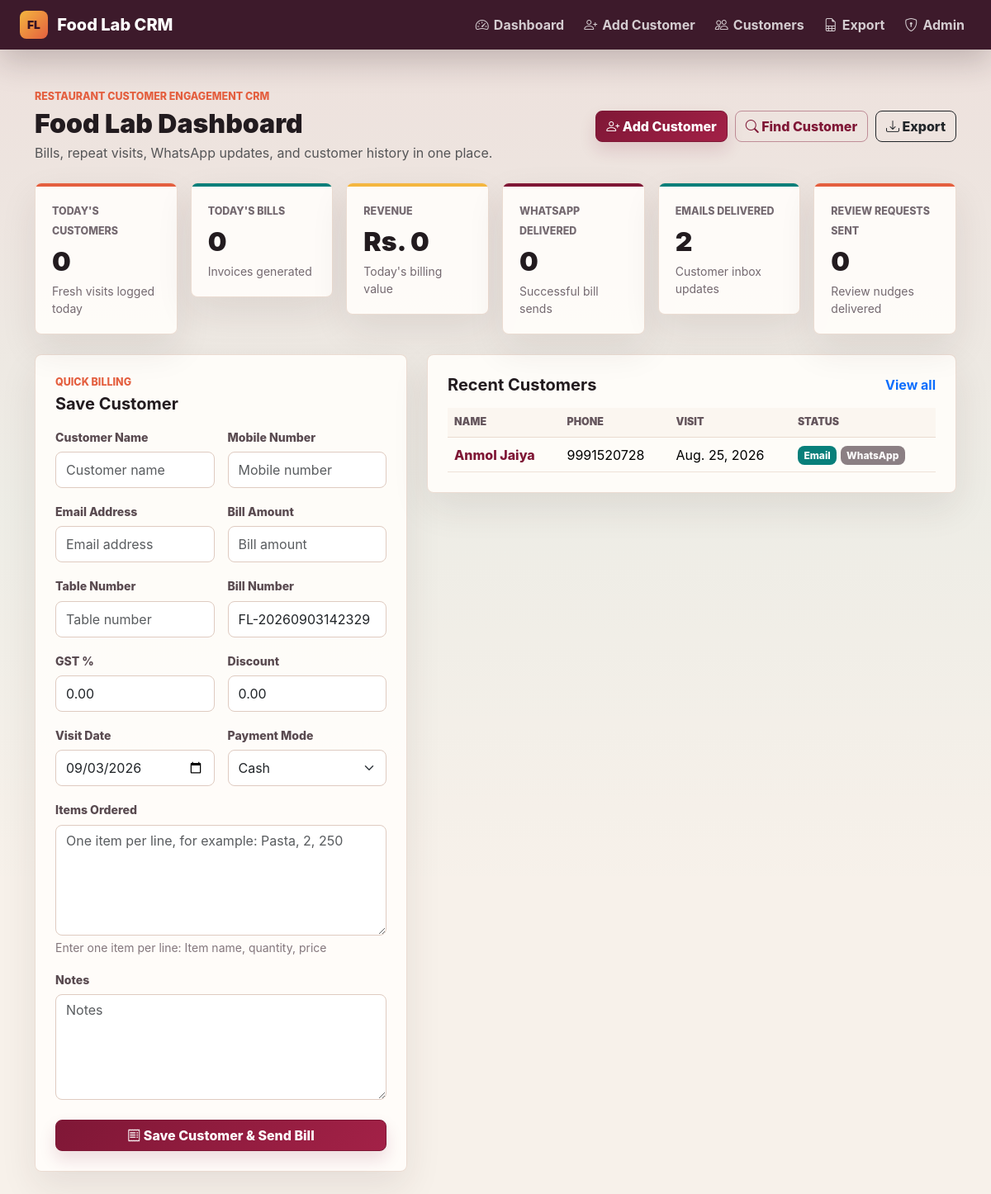
Before: / with the older database file.
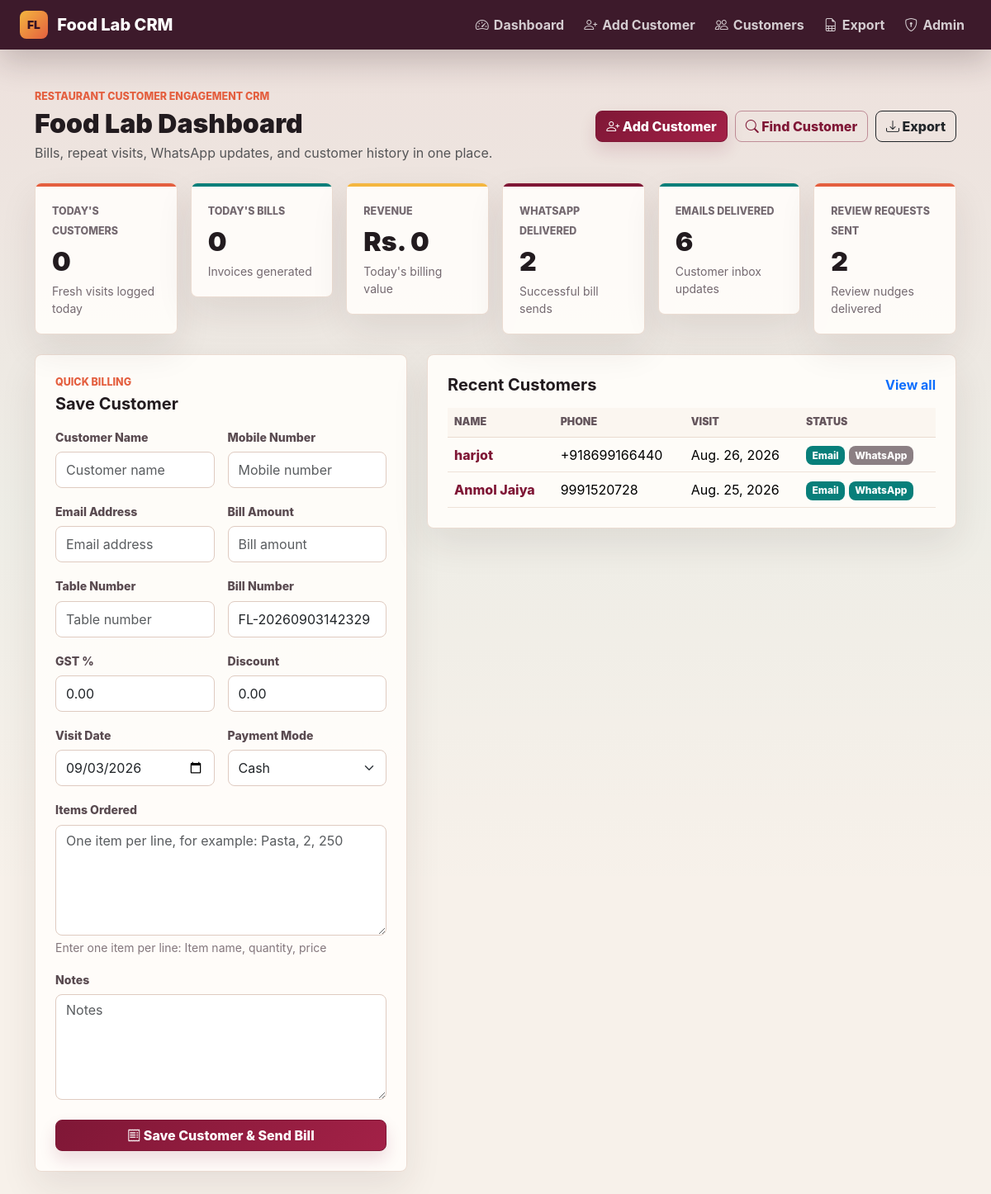
After: the same page with the newer database file.
### customers/models.py (models this page shows, shortened)
class Customer(models.Model):
    name = models.CharField(max_length=120)
    phone = models.CharField(max_length=20, unique=True)
    email = models.EmailField(blank=True)
    bill_amount = models.DecimalField(max_digits=10, decimal_places=2, null=True, blank=True)
    table_number = models.CharField(max_length=30, blank=True)
    visit_date = models.DateField()
    notes = models.TextField(blank=True)
    email_sent = models.BooleanField(default=False)
    whatsapp_sent = models.BooleanField(default=False)
    created_at = models.DateTimeField(auto_now_add=True)
    updated_at = models.DateTimeField(auto_now=True)
    class Meta:
        ordering = ['-visit_date', '-created_at']
        constraints = [
            models.UniqueConstraint(
                fields=['email'],
                condition=~Q(email=''),
                name='unique_customer_email_when_present',
            ),
        ]
        indexes = [
            models.Index(fields=['name']),
            models.Index(fields=['phone']),
            models.Index(fields=['email']),
            models.Index(fields=['visit_date']),
        ]
    def get_absolute_url(self):
        return reverse('customers:detail', kwargs={'pk': self.pk})

### customers/views.py (the view)
# urls.py: path('', views.dashboard, name='dashboard'),
def dashboard(request):
    stats = CustomerService.dashboard_stats()
    stats['review_clicks'] = ReviewTrackingService.count_clicks()
    recent_customers = Customer.objects.all()[:8]
    return render(
        request,
        'customers/dashboard.html',
        {
            'stats': stats,
            'recent_customers': recent_customers,
            'form': CustomerForm(),
        },
    )

### customers/services/customer_service.py (called while the page is built)
    @staticmethod
    def dashboard_stats():
        today = timezone.localdate()
        today_bills = Bill.objects.filter(bill_date=today)
        return {
            'todays_customers': Customer.objects.filter(visit_date=today).count(),
            'todays_bills': today_bills.count(),
            'revenue': today_bills.aggregate(total=Sum('grand_total'))['total'] or 0,
            'whatsapp_delivered': NotificationLog.objects.filter(whatsapp_sent=True).count(),
            'emails_delivered': NotificationLog.objects.filter(email_sent=True).count(),
            'review_requests_sent': NotificationLog.objects.filter(whatsapp_sent=True).count(),
            'total_customers': Customer.objects.count(),
        }

### reviews/services/review_tracking_service.py (called while the page is built)
    @staticmethod
    def count_clicks():
        return ReviewLinkClick.objects.count()

### templates/customers/dashboard.html (shortened to what the changed rows need)
{% extends 'base/base.html' %}
{% block content %}
<div class="d-flex flex-column flex-lg-row justify-content-between align-items-lg-center gap-3 mb-4">
    <div>
        <h1 class="page-title h2 mb-1">Food Lab Dashboard</h1>
    </div>
</div>
<div class="row g-3 mb-4">
    <div class="col-sm-6 col-xl">
        <div class="metric-card metric-wine">
            <span>WhatsApp Delivered</span>
            <strong>{{ stats.whatsapp_delivered }}</strong>
            <small>Successful bill sends</small>
        </div>
    </div>
    <div class="col-sm-6 col-xl">
        <div class="metric-card metric-teal">
            <span>Emails Delivered</span>
            <strong>{{ stats.emails_delivered }}</strong>
            <small>Customer inbox updates</small>
        </div>
    </div>
    <div class="col-sm-6 col-xl">
        <div class="metric-card metric-coral">
            <span>Review Requests Sent</span>
            <strong>{{ stats.review_requests_sent }}</strong>
            <small>Review nudges delivered</small>
        </div>
    </div>
</div>
<div class="row g-4">
    <div class="col-lg-5">
        <section class="crm-panel">
            <div class="mb-3">
                <h2 class="h5 fw-bold mb-0">Save Customer</h2>
            </div>
        </section>
    </div>
    <div class="col-lg-7">
        <section class="crm-panel">
            <div class="d-flex justify-content-between align-items-center mb-3">
                <h2 class="h5 fw-bold mb-0">Recent Customers</h2>
            </div>
            <div class="table-responsive">
                <table class="table align-middle">
                    <thead>
                        <tr>
                            <th>Name</th>
                            <th>Phone</th>
                            <th>Visit</th>
                            <th>Status</th>
                        </tr>
                    </thead>
                    <tbody>
                        {% for customer in recent_customers %}
                            <tr>
                                <td><a href="{{ customer.get_absolute_url }}">{{ customer.name }}</a></td>
                                <td>{{ customer.phone }}</td>
                                <td>{{ customer.visit_date }}</td>
                                <td>
                                    <span class="badge text-bg-{% if customer.email_sent %}success{% else %}secondary{% endif %}">Email</span>
                                    <span class="badge text-bg-{% if customer.whatsapp_sent %}success{% else %}secondary{% endif %}">WhatsApp</span>
                                </td>
                            </tr>
                        {% empty %}
                            <tr><td colspan="4" class="text-muted">No customers saved yet.</td></tr>
                        {% endfor %}
                    </tbody>
                </table>
            </div>
        </section>
    </div>
</div>
{% endblock %}

Changed rows visible on the page:
added Customer: name "harjot", phone "+918699166440", visit_date "Aug. 26, 2026"
changed Customer "Anmol Jaiya": whatsapp_sent False → True (drawn)
Other visible differences:
{{ stats.whatsapp_delivered }}: "0" → "2"
{{ stats.emails_delivered }}: "2" → "6"
{{ stats.review_requests_sent }}: "0" → "2"
